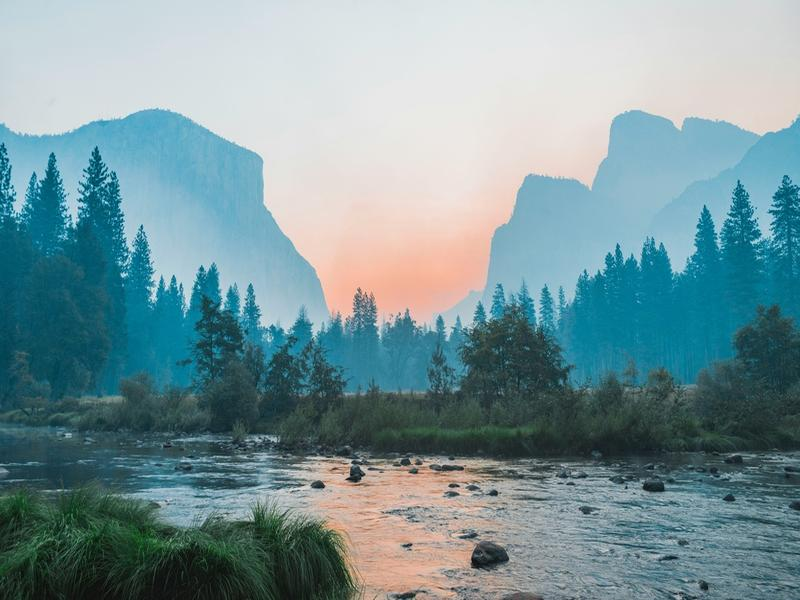
#> input picture homework/c1/images/jpg/image_1.jpg, 800 x 600 px; its folder holds 5 pictures in this run
$ jupyter execute hw2.ipynb
#> lines starting #> are read from the running program, lines starting #| are printed output that depends on the picture
[cell 1]
import cv2
import numpy as np
import os
import warnings

warnings.filterwarnings("ignore")

## 1. Read Image and show each image on each window

[cell 2]
image_dir = "./images/jpg"

[cell 3]
for filename in os.listdir(image_dir):
    img = cv2.imread(os.path.join(image_dir, filename))
#> img is the input picture: shape (600, 800, 3); mean B, G, R 154.4, 149.4, 120.9
    cv2.imshow(filename, img)
    cv2.waitKey(0)
    cv2.destroyAllWindows()

## 2. Separate RGB image to 3 layers and show ench layer on ech window

[cell 4]
img = cv2.imread("images/jpg/image_1.jpg")

b, g, r = cv2.split(img)
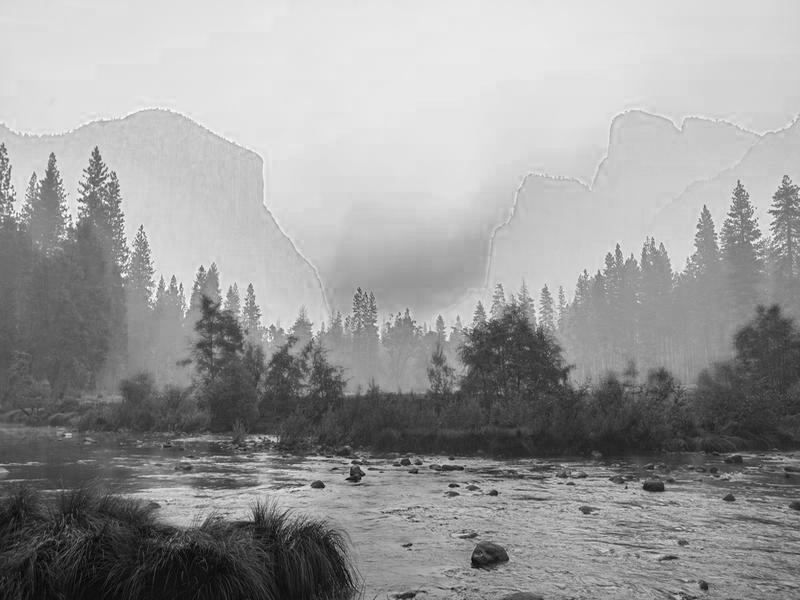
#> b: shape (600, 800); min 0, max 255, mean 154.4
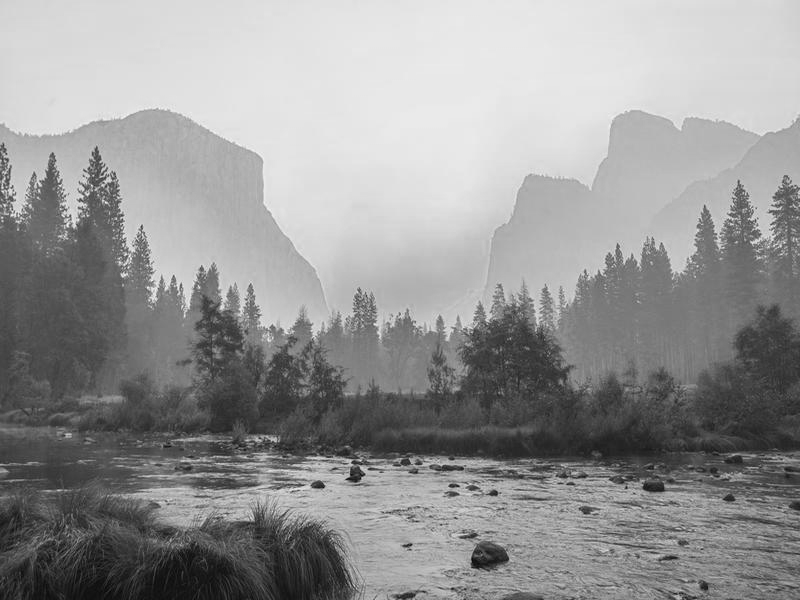
#> g: shape (600, 800); min 4, max 248, mean 149.4
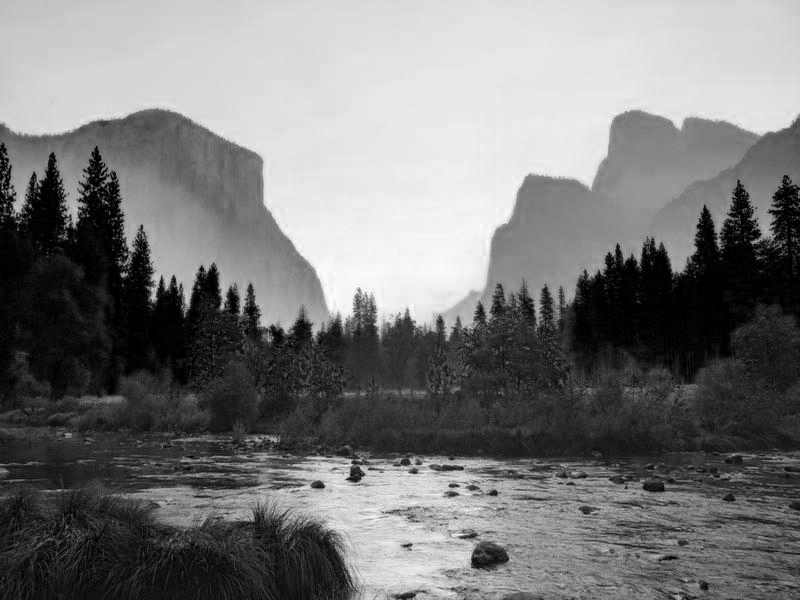
#> r: shape (600, 800); min 0, max 255, mean 120.9

cv2.imshow("Red", r)
cv2.imshow("Green", g)
cv2.imshow("Blue", b)
cv2.waitKey(0)
cv2.destroyAllWindows()

## 3. Convert RGB image to grey and show it

[cell 5]
img = cv2.imread("images/jpg/image_1.jpg")
img_gray = cv2.cvtColor(img, cv2.COLOR_BGR2GRAY)
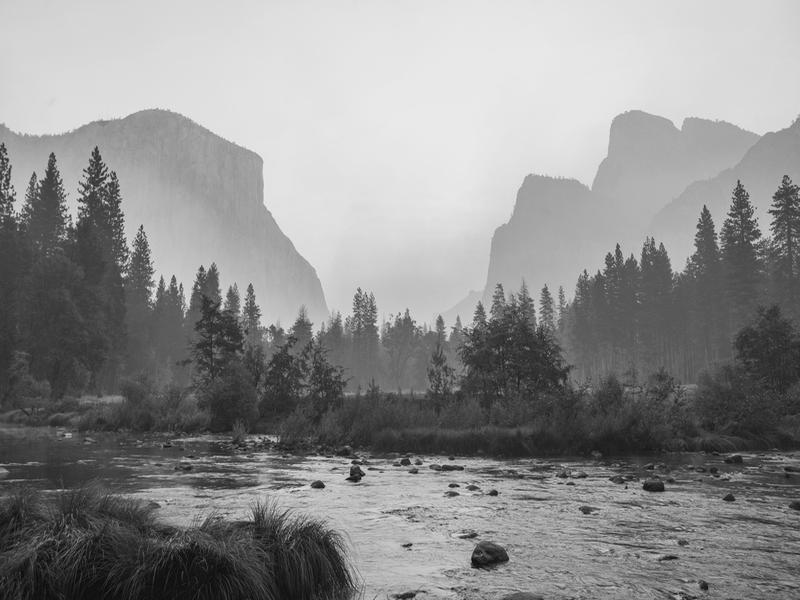
#> img_gray: shape (600, 800); min 2, max 240, mean 141.4
cv2.imshow("Grayscale", img_gray)
cv2.waitKey(0)
cv2.destroyAllWindows()

## 4. Rotate an image in 50 times: In each step, rotated 15 degrees and zoom out to 90% of its size and then show it on the same window

[cell 6]
img = cv2.imread("images/jpg/image_1.jpg")
h, w = img.shape[:2]
#> h = 600; w = 800
center = (w // 2, h // 2)
#> center = (400, 300)

total_frames = 100
angle = 0
angle_step = 15

for i in range(total_frames):
    # Giai đoạn 1: 0 <= i < 50 → thu nhỏ (scale 1.0 -> 0.3)
    # Giai đoạn 2: i >= 50 → phóng to (scale 0.3 -> 1.0)
    if i < 50:
        progress = i / 49.0  # 0 → 1 trong 50 bước
        scale = 1.0 - 0.7 * progress  # từ 1.0 xuống 0.3
    else:
        progress = (i - 50) / 49.0  # 0 → 1 trong 50 bước
        scale = 0.3 + 0.7 * progress  # từ 0.3 lên 1.0

    angle += angle_step
    M = cv2.getRotationMatrix2D(center, angle, scale)
    rotated = cv2.warpAffine(img, M, (w, h))
    cv2.imshow("Rotating", rotated)

    if cv2.waitKey(100) == 27:
        break
#> this loop made 1 pass; (key Esc is pressed on pass 1)
#> pass 1, `rotated = cv2.warpAffine(img, M, (w, h))`:
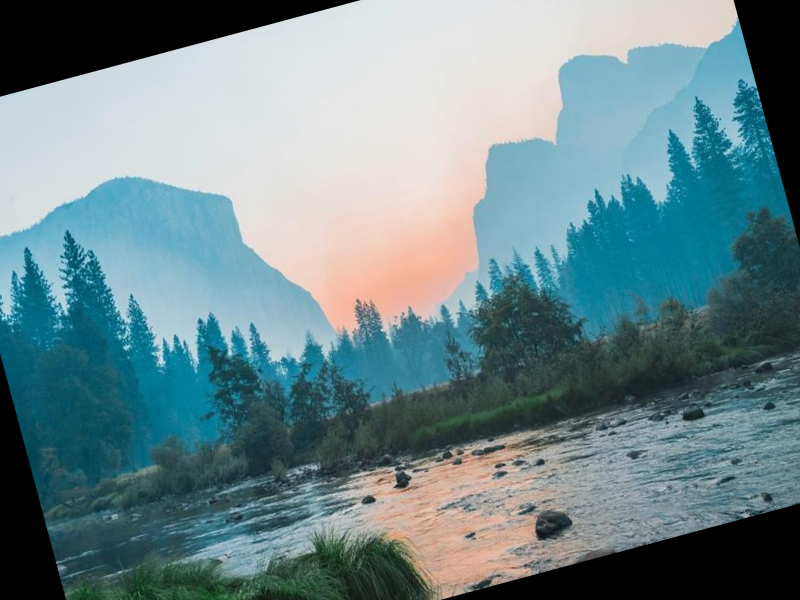
#> rotated: shape (600, 800, 3); mean B, G, R 139.8, 134.6, 107.7

cv2.destroyAllWindows()

## 5. Read an image, then crop image with 1⁄4 its size from image center and then show it.

[cell 7]
img = cv2.imread("images/jpg/image_1.jpg")
h, w = img.shape[:2]
crop_w, crop_h = w // 2, h // 2
#> crop_w = 400; crop_h = 300

x1 = (w - crop_w) // 2
#> x1 = 200
y1 = (h - crop_h) // 2
#> y1 = 150

cropped = img[y1 : y1 + crop_h, x1 : x1 + crop_w]
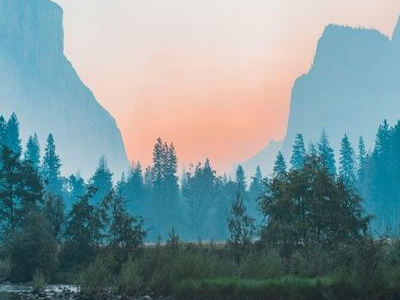
#> cropped: shape (300, 400, 3); mean B, G, R 151.6, 147.6, 124.6
cv2.imshow("Original", img)
cv2.imshow("Cropped", cropped)
cv2.waitKey(0)
cv2.destroyAllWindows()
